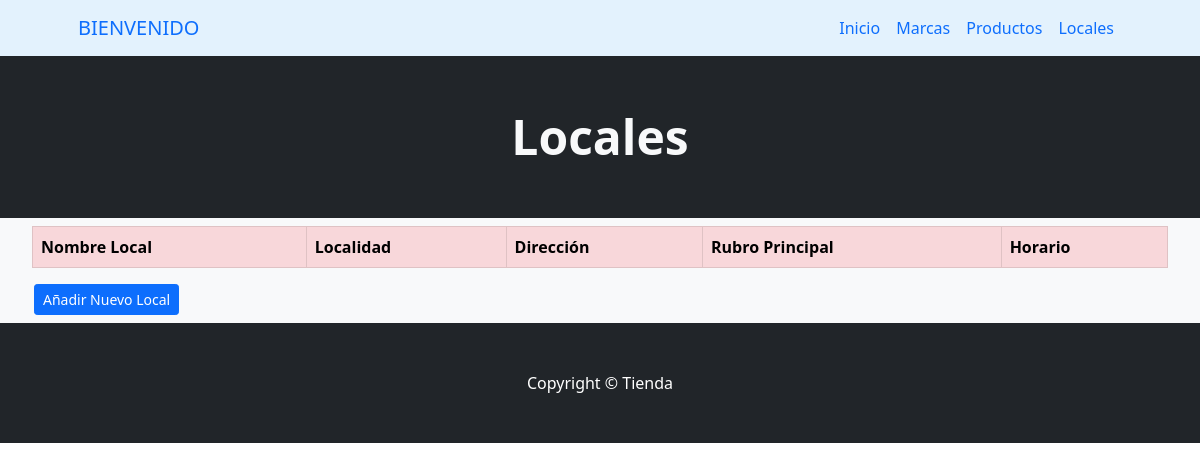
Before: /app/locales/ with the older database file.
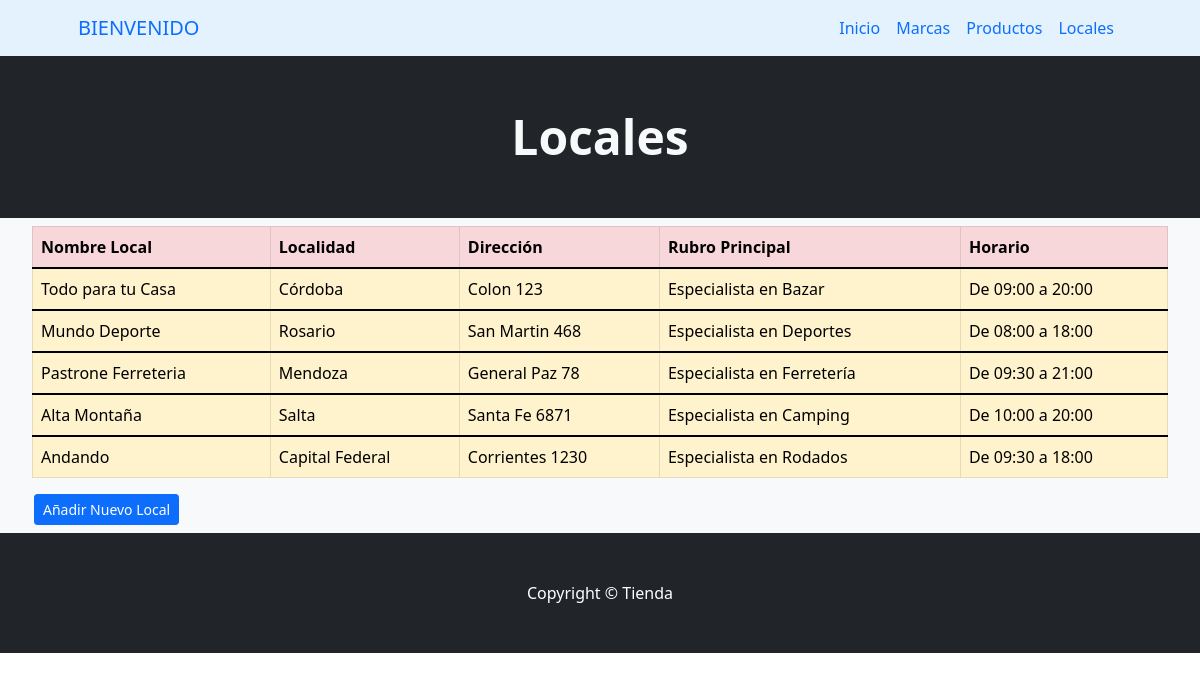
After: the same page with the newer database file.
### Entrega1App/models.py (models this page shows)
class Locales(models.Model):
    nombre = models.CharField(max_length=50)
    LOCALIDAD = (
        (1, "Córdoba"),
        (2, "Capital Federal"),
        (3, "Rosario"),
        (4, "Mendoza"),
        (5, "Salta"),
    )
    localidad = models.PositiveSmallIntegerField("Localidad",choices=LOCALIDAD)
    RUBROS = (
        (1, "Especialista en Bazar"),
        (2, "Especialista en Camping"),
        (3, "Especialista en Rodados"),
        (4, "Especialista en Deportes"),
        (5, "Especialista en Ferretería"),
    )
    rubro_principal = models.PositiveSmallIntegerField("Rubro",choices=RUBROS)
    direccion = models.CharField(max_length=150)
    DIAS = (
        (1, "Lunes a Viernes"),
        (2, "Lunes a Sábados"),
        (3, "Lunes a Domingos"),
    )
    dias = models.PositiveSmallIntegerField("Dias",choices=DIAS)
    horario_apertura = models.TimeField("Apertura")
    horario_cierre = models.TimeField("Apertura")
    class Meta:
        verbose_name_plural = "Locales"

### Entrega1App/views.py (the view)
# urls.py: path("locales/", locales, name="locales"),
def locales(request):
    locales = Locales.objects.all()
    return render(request,"Entrega1App/locales.html",{"locales":locales})

### Entrega1App/templates/Entrega1App/locales.html (shortened to what this page needs)
{% extends 'Entrega1App/base.html' %}
{% load static %}
{% block descripcionPagina %}
Locales
{% endblock %}
{% block contenidoPagina %}
<section class="bg-light py-2">
    <div class="container px-1">
        <div class="row gx-1 justify-content-center">
                <table class="table table-warning table-bordered">
                        <thead class="table-danger">
                        <tr>
                            <th scope="col">Nombre Local</th>
                            <th scope="col">Localidad</th>
                            <th scope="col">Dirección</th>
                            <th scope="col">Rubro Principal</th>
                            <th scope="col">Horario</th>
                        </tr>
                        </thead>
                        <tbody>
                            {% for local in locales %}
                                <tr>
                                    <td scope="1">{{local.nombre}}</td>
                                    <td scope="2">{{local.get_localidad_display}}</td>
                                    <td scope="3">{{local.direccion}}</td>
                                    <td scope="4">{{local.get_rubro_principal_display}}</td>
                                    <td scope="5">De {{local.horario_apertura}} a {{local.horario_cierre}}</td>
                                </tr>
                        </tbody>
                            {% endfor %}
                </table>
                    <a href="{%  url 'crear_local' %}">
                        <button type="button" class="btn btn-primary btn-sm">Añadir Nuevo Local</button>
                    </a>
            </div>
        </div>
    </section>
{% endblock %}

Changed rows visible on the page:
added Locales: nombre "Todo para tu Casa", localidad "Córdoba", direccion "Colon 123", rubro_principal "Especialista en Bazar", horario_apertura "09:00", horario_cierre "20:00"
added Locales: nombre "Mundo Deporte", localidad "Rosario", direccion "San Martin 468", rubro_principal "Especialista en Deportes", horario_apertura "08:00", horario_cierre "18:00"
added Locales: nombre "Pastrone Ferreteria", localidad "Mendoza", direccion "General Paz 78", rubro_principal "Especialista en Ferretería", horario_apertura "09:30", horario_cierre "21:00"
added Locales: nombre "Alta Montaña", localidad "Salta", direccion "Santa Fe 6871", rubro_principal "Especialista en Camping", horario_apertura "10:00", horario_cierre "20:00"
added Locales: nombre "Andando", localidad "Capital Federal", direccion "Corrientes 1230", rubro_principal "Especialista en Rodados", horario_apertura "09:30", horario_cierre "18:00"
